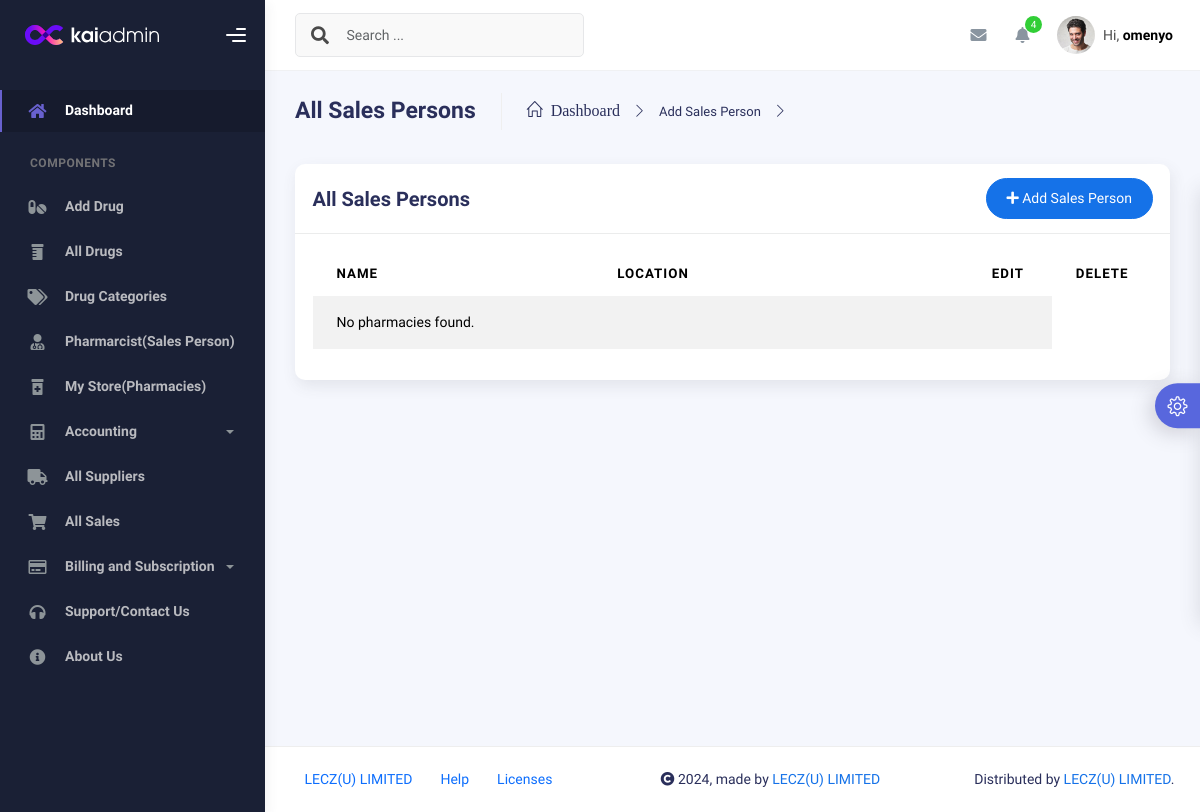
The page /all_sales_person (signed in) on the database as committed earlier.
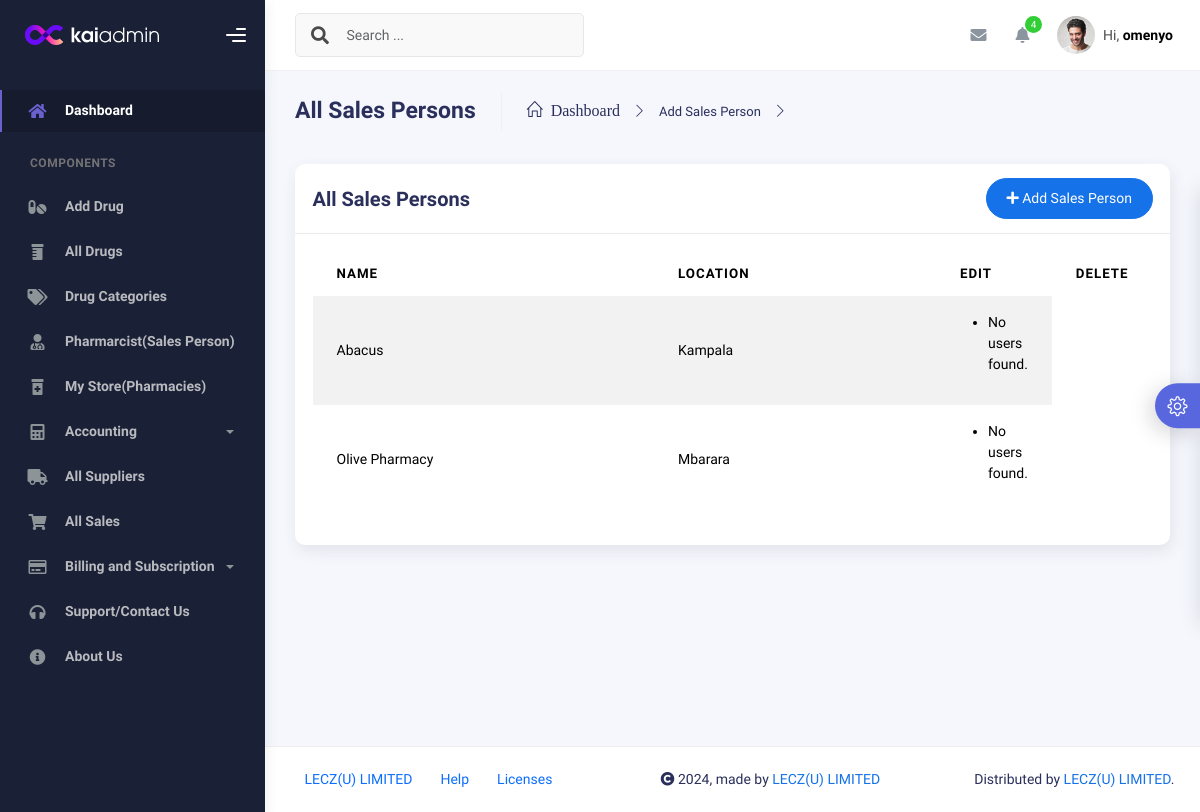
The same page on the database as committed later.
### pharmacy/models.py (models this page shows, shortened)
class User(AbstractUser):
    ROLES = (
        ('admin', 'Admin'),
        ('salesperson', 'Salesperson'),
        ('manager', 'Manager'),  # Added manager role
    )
    role = models.CharField(max_length=15, choices=ROLES)
    suspended = models.BooleanField(default=False)
    pharmacy = models.ForeignKey(Pharmacy, on_delete=models.CASCADE, null=True, blank=True, related_name='creators_users')

class Pharmacy(models.Model):
    name = models.CharField(max_length=255,blank=True,null=True)
    location = models.CharField(max_length=255,blank=True,null=True)
    created_at = models.DateTimeField(auto_now_add=True)
    created_by = models.ForeignKey(
        settings.AUTH_USER_MODEL,  # Use AUTH_USER_MODEL for the custom user model
        on_delete=models.CASCADE,   # Define the behavior on user deletion
        blank=True,
        null=True,
        related_name='pharmacies'   # This allows reverse lookup
    )

### pharmacy/views.py (the view)
# urls.py: path('all_sales_person', views.all_sales_person, name='all_sales_person'),
@login_required
def all_sales_person(request):
    pharmacies = Pharmacy.objects.filter(created_by=request.user)
    results = []
    for pharmacy in pharmacies:
        users = User.objects.filter(role='sole', pharmacy=pharmacy)
        results.append({
            'pharmacy': pharmacy,
            'users': users
        })# (Pharmacys,pharmacy=pharmacy)  # Fetch the group using the group_id from the URL
    context={
            'results': results
            }
    return render(request, 'pharmacy/all_sales_person.html',context)

### pharmacy/templates/pharmacy/all_sales_person.html (shortened to what this page needs)
{% extends 'pharmacy/base/base.html' %}
{% load static %}
{% load crispy_forms_tags %}
{% block content %}
        <div class="container">
          <div class="page-inner">
            <div class="page-header">
              <h3 class="fw-bold mb-3">All Sales Persons</h3>
              <ul class="breadcrumbs mb-3">
                <li class="nav-home">
                  <a href="{% url 'dashboard' %}">
                    <i class="icon-home">&nbspDashboard</i>
                  </a>
                </li>
                <li class="separator">
                  <i class="icon-arrow-right"></i>
                </li>
                <li class="nav-item">
                  <a href="{% url 'add_pharmacy' %}">Add Sales Person</a>
                </li>
                <li class="separator">
                  <i class="icon-arrow-right"></i>
                </li>
              </ul>
            </div>
            <div class="row">
              <div class="col-md-12">
                <div class="card">
                  <div class="card-header">
                    <div class="d-flex align-items-center">
                      <h4 class="card-title">All Sales Persons</h4>
                      <a href="{% url 'add_pharmacy' %}"
                        class="btn btn-primary btn-round ms-auto"
                        data-bs-toggle="modal"
                        data-bs-target="#addRowModal"
                      >
                        <i class="fa fa-plus"></i>
                        Add Sales Person
                      </a>
                    </div>
                  </div>
                  <div class="card-body">
                    <div class="table-responsive">
                      <table
                        id="add-row"
                        class="display table table-striped table-hover"
                      >
                        <thead>
                          <tr>
                            <th>Name</th>
                            <th>Location</th>
                            <th style="width: 10%">Edit</th>
                            <th style="width: 10%">Delete</th>
                          </tr>
                        </thead>
                        <tbody>
                          {% for item in results %}
                            <tr>
                                <td>{{ item.pharmacy.name }}</td>
                                <td>{{ item.pharmacy.location }}</td>
                                <td>
                                    <ul>
                                        {% for user in item.users %}
                                            <li>{{ user.username }}</li>
                                        {% empty %}
                                            <li>No users found.</li>
                                        {% endfor %}
                                    </ul>
                                </td>
                            </tr>
                            {% empty %}
                                <tr>
                                    <td colspan="3">No pharmacies found.</td>
                                </tr>
                            {% endfor %}
                        </tbody>
                      </table>
                    </div>
                  </div>
                </div>
              </div>
            </div>
          </div>
        </div>
{% endblock %}

### pharmacy/templates/pharmacy/base/base.html (shortened to what this page needs)
{% load static %}
<!DOCTYPE html>
<html lang="en">
  <head>
    <link rel="stylesheet" href="{% static 'assets/css/bootstrap.min.css' %}" />
    <link rel="stylesheet" href="{% static 'assets/css/plugins.min.css' %}" />
    <link rel="stylesheet" href="{% static 'assets/css/kaiadmin.min.css' %}" />
    <link rel="stylesheet" href="{% static 'assets/css/demo.css' %}" />
  </head>
  <body>
    <div class="wrapper">
      <div class="sidebar" data-background-color="dark">
        <div class="sidebar-logo">
          <div class="logo-header" data-background-color="dark">
            <a href="index.html" class="logo">
              <img
                src="{% static 'assets/img/kaiadmin/logo_light.svg' %}"
                alt="navbar brand"
                class="navbar-brand"
                height="20"
              />
            </a>
            <div class="nav-toggle">
              <button class="btn btn-toggle toggle-sidebar">
                <i class="gg-menu-right"></i>
              </button>
            </div>
          </div>
        </div>
        <div class="sidebar-wrapper scrollbar scrollbar-inner">
          <div class="sidebar-content">
            <ul class="nav nav-secondary">
              <li class="nav-item active">
                <a
                  href="/"
                >
                  <i class="fas fa-home"></i>
                  <p>Dashboard</p>
                </a>
              </li>
              <li class="nav-section">
                <h4 class="text-section">Components</h4>
              </li>
              <li class="nav-item">
                <a href="{% url 'add_product' %}">
                  <i class="fas fa-pills"></i>
                  <p>Add Drug</p>
                </a>
              </li>
              <li class="nav-item">
                <a href="{% url 'all_drugs' %}">
                  <i class="fas fa-prescription-bottle"></i>
                  <p>All Drugs</p>
                </a>
              </li>
              <li class="nav-item">
                <a href="{% url 'all_categories' %}">
                  <i class="fas fa-tags"></i>
                  <p>Drug Categories</p>
                </a>
              </li>
              <li class="nav-item">
                <a href="{% url 'all_sales_person' %}">
                  <i class="fas fa-user-md"></i>
                  <p>Pharmarcist(Sales Person)</p>
                </a>
              </li>
              <li class="nav-item">
                <a  href="{% url 'all_pharmacy' %}">
                  <i class="fas fa-prescription-bottle-alt"></i>
                  <p>My Store(Pharmacies)</p>
                </a>
              </li>
              <li class="nav-item">
                <a data-bs-toggle="collapse" href="#tables">
                  <i class="fas fa-calculator"></i>
                  <p>Accounting</p>
                  <span class="caret"></span>
                </a>
              </li>
              <li class="nav-item">
                <a href="{% url 'all_supplier' %}">
                  <i class="fas fa-truck"></i>
                  <p>All Suppliers</p>
                </a>
              </li>
              <li class="nav-item">
                <a href="{% url 'all_sale' %}">
                  <i class="fas fa-shopping-cart"></i>
                  <p>All Sales</p>
                </a>
              </li>
              <li class="nav-item">
                <a data-bs-toggle="collapse" href="#charts">
                  <i class="far fa-credit-card"></i>
                  <p>Billing and Subscription</p>
                  <span class="caret"></span>
                </a>
              </li>
              <li class="nav-item">
                <a href="../../documentation/index.html">
                  <i class="fas fa-headphones"></i>
                  <p>Support/Contact Us</p>
                </a>
              </li>
              <li class="nav-item">
                <a href="{% url 'about_us' %}">
                  <i class="fas fa-info-circle"></i>
                  <p>About Us</p>
                </a>
              </li>
            </ul>
          </div>
        </div>
      </div>
      <div class="main-panel">
        <div class="main-header">
          <nav
            class="navbar navbar-header navbar-header-transparent navbar-expand-lg border-bottom"
          >
            <div class="container-fluid">
              <nav
                class="navbar navbar-header-left navbar-expand-lg navbar-form nav-search p-0 d-none d-lg-flex"
              >
                <div class="input-group">
                  <div class="input-group-prepend">
                    <button type="submit" class="btn btn-search pe-1">
                      <i class="fa fa-search search-icon"></i>
                    </button>
                  </div>
                  <input
                    type="text"
                    placeholder="Search ..."
                    class="form-control"
                  />
                </div>
              </nav>
              <ul class="navbar-nav topbar-nav ms-md-auto align-items-center">
                <li class="nav-item topbar-icon dropdown hidden-caret">
                  <a
                    class="nav-link dropdown-toggle"
                    href="#"
                    id="messageDropdown"
                    role="button"
                    data-bs-toggle="dropdown"
                    aria-haspopup="true"
                    aria-expanded="false"
                  >
                    <i class="fa fa-envelope"></i>
                  </a>
                </li>
                <li class="nav-item topbar-icon dropdown hidden-caret">
                  <a
                    class="nav-link dropdown-toggle"
                    href="#"
                    id="notifDropdown"
                    role="button"
                    data-bs-toggle="dropdown"
                    aria-haspopup="true"
                    aria-expanded="false"
                  >
                    <i class="fa fa-bell"></i>
                    <span class="notification">4</span>
                  </a>
                </li>
                <li class="nav-item topbar-user dropdown hidden-caret">
                  <a
                    class="dropdown-toggle profile-pic"
                    data-bs-toggle="dropdown"
                    href="#"
                    aria-expanded="false"
                  >
                    <div class="avatar-sm">
                      <img
                        src="{% static 'assets/img/profile.jpg' %}"
                        alt="..."
                        class="avatar-img rounded-circle"
                      />
                    </div>
                    <span class="profile-username">
                      <span class="op-7">Hi,</span>
                      <span class="fw-bold">{{request.user.username}}</span>
                    </span>
                  </a>
                </li>
              </ul>
            </div>
          </nav>
        </div>
  {% block content %}
  {% endblock %}
        <footer class="footer">
          <div class="container-fluid d-flex justify-content-between">
            <nav class="pull-left">
              <ul class="nav">
                <li class="nav-item">
                  <a class="nav-link" href="https://www.lecz.ltd">
                    LECZ(U) LIMITED
                  </a>
                </li>
                <li class="nav-item">
                  <a class="nav-link" href="mailto:support-pharmasuite@lecz.ltd"> Help </a>
                </li>
                <li class="nav-item">
                  <a class="nav-link" href="https://lecz.ltd/#mh-carrier"> Licenses </a>
                </li>
              </ul>
            </nav>
            <div class="copyright">
              <i class="fa fa-copyright"></i>
                <span id="currentYear"></span>, made by
                <a href="https://lecz.ltd">LECZ(U) LIMITED</a>
            </div>
            <div>
              Distributed by
              <a target="_blank" href="https://lecz.ltd">LECZ(U) LIMITED</a>.
            </div>
          </div>
        </footer>
      </div>
      <div class="custom-template">
        <div class="custom-toggle">
          <i class="icon-settings"></i>
        </div>
      </div>
    </div>
  </body>
</html>

### static/assets/css/demo.css (style rules this page uses)
.custom-template { position: fixed; top: 50%; transform: translateY(-50%); right: -325px; width: 325px; height: max-content; display: block; z-index: 1; background: #ffffff; transition: all .3s; z-index: 1003; box-shadow: -1px 1px 20px rgba(69, 65, 78, 0.15); border-top-left-radius: 5px; border-bottom-left-radius: 5px; transition: all .5s; }
.custom-template .custom-toggle { position: absolute; width: 45px; height: 45px; background: #5867dd; top: 50%; left: -45px; transform: translateY(-50%); display: flex; align-items: center; justify-content: center; text-align: center; border-top-left-radius: 30px; border-bottom-left-radius: 30px; cursor: pointer; color: #ffffff; box-shadow: -5px 5px 20px rgba(69, 65, 78, 0.21); }
.custom-template .custom-toggle i { font-size: 20px; animation: 1.3s spin linear infinite; }

Rows that differ between the two databases and show on the page:
added Pharmacy: pharmacy.name "Abacus", pharmacy.location "Kampala"
added Pharmacy: pharmacy.name "Olive Pharmacy", pharmacy.location "Mbarara"
Other text that changed with them:
text no longer shown: "No pharmacies found."
